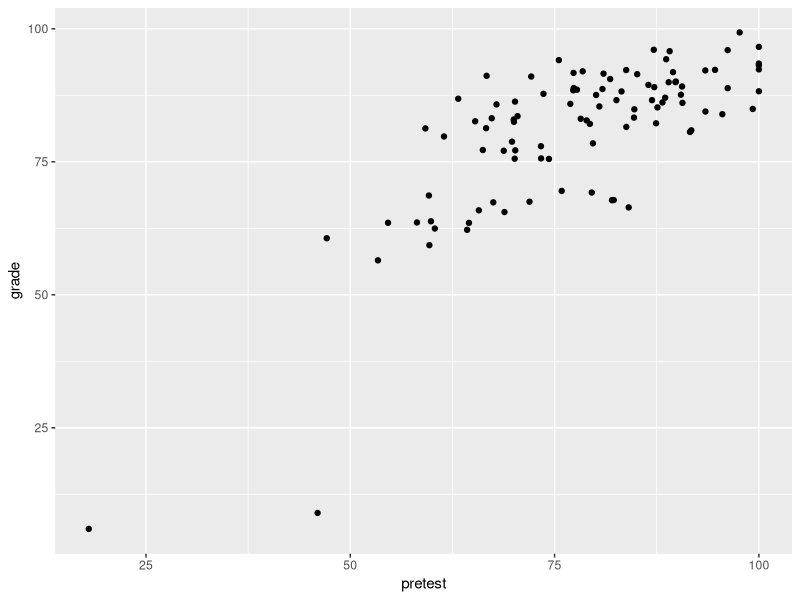
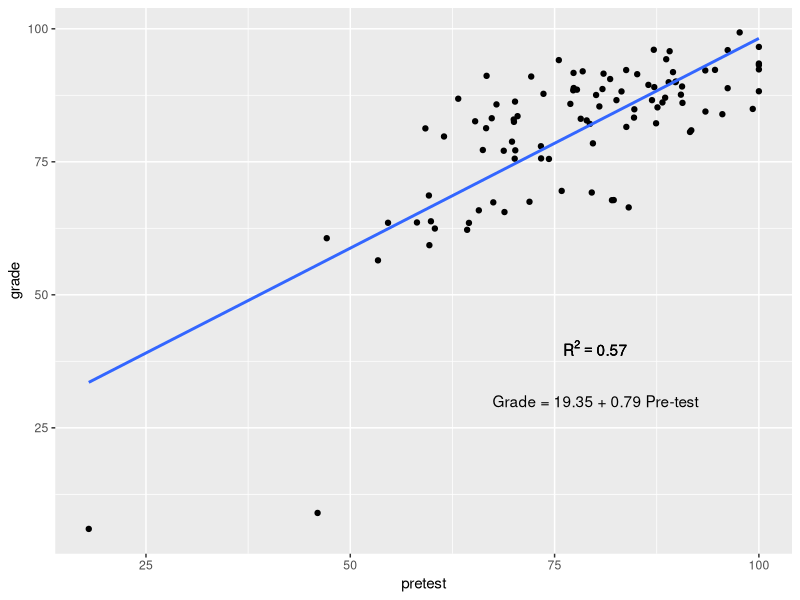
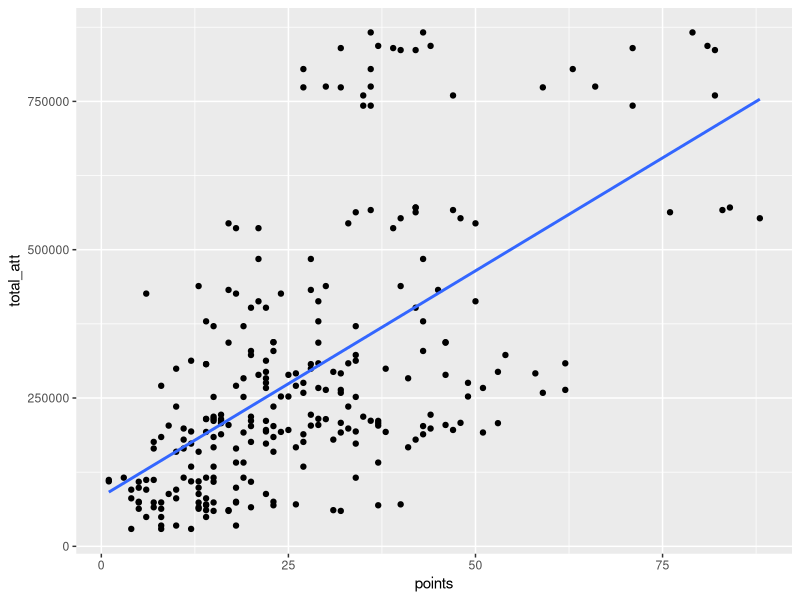
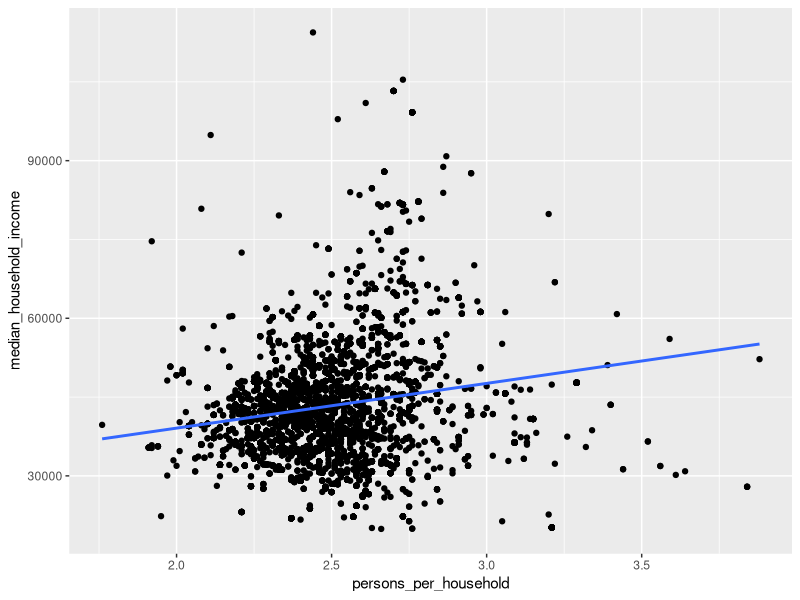

R code for these plots, in order:
###-----------------------------------------------------------------###
###-----------------------------------------------------------------###
###-----------------------------------------------------------------###
### INTRODUCTION TO REGRESSION: STUDENT CODE
### This code goes with the lesson that introduces students to
### regression. 
###
### The first half of the code helps you follow along with the 
### examples presented in class.
###
### The second half of the code prepares you for the in-class activity
###-----------------------------------------------------------------###
###-----------------------------------------------------------------###
###-----------------------------------------------------------------###

###---Install libraries if you don't have them
# install.packages("tidyverse"); install.packages("skimr")


###---Load libraries
library(tidyverse)
library(skimr)


###-----------------------------------------------------------------###
### In-class examples
###-----------------------------------------------------------------###

# read in data
grades <- read_csv("grades_2018.csv")

# check data
head(grades) # look at first 5 rows
sample_n(grades, 5) # look at random 5 rows
skim(grades)

###---Scatterplot
ggplot(grades) + 
  geom_point(aes(pretest, grade))

###---Correlation
cor(grades$pretest, grades$grade)

###---Regression line
lm(grade ~ pretest, grades)


###---ALL THREE AT ONCE
r <- round(cor(grades$pretest, grades$grade)^2, 2)
r2_text = bquote(R^2 == .(r))
lin_mod <- lm(grade ~ pretest, grades)
b0 <- coef(lin_mod)[1]
b1 <- coef(lin_mod)[2]
ggplot(grades) + 
  geom_point(aes(pretest, grade)) + 
  geom_smooth(aes(pretest, grade), 
              method = "lm", 
              se = FALSE) + 
  annotate("text", 
           x = 80, y = 40, 
           label = r2_text) +
  annotate("text", 
           x = 80, y = 30, 
           label = paste("Grade =", 
                         round(b0, 2), "+", 
                         round(b1, 2), "Pre-test"))




###-----------------------------------------------------------------###
### Activity: Football
###-----------------------------------------------------------------###

# read in data
fb <- read_csv("football.csv") %>%
  filter(league == "Eredivisie") %>% # get Dutch teams
  select(season, # select relevant columns
         team, 
         avg_att,
         total_att, 
         finish, 
         points, 
         goals_for, 
         goals_against, 
         goal_diff)

# check the data
skimr::skim(fb)
sample_n(fb, 10)


###--------------
###---Question 1: Interpret the following to describe the relationship between 
###               points scored in a season and total attendance

# Plot the data with a regression line
ggplot(fb) + 
  geom_point(aes(points, total_att)) + 
  geom_smooth(aes(points, total_att), 
              method = "lm", se = FALSE)

# Correlation
R <- cor(fb$points, fb$total_att)
R; R^2

# Regression
lm(total_att ~ points, fb)


###--------------
###---Question 2: Examine the relationship between total attendance and goals scored.
## YOUR CODE HERE


###--------------
###---Question 3: Examine the relationship between total attendance and goal differential.
## YOUR CODE HERE





###-----------------------------------------------------------------###
### Activity: Poverty & Education
###-----------------------------------------------------------------###


# read in data
dat <- read_csv("municipalities.csv") %>%
  select(fed_spending, # select the relevant columns
         hs_grad, 
         persons_per_household, 
         poverty, 
         median_household_income)

# quick check of the data
skimr::skim(dat)
sample_n(dat, 10)




###--------------
###---Question 1: Examine the relationship between average persons per household
###               and median household income.

# Plot the data with a regression line
ggplot(dat) + 
  geom_point(aes(persons_per_household, median_household_income)) + 
  geom_smooth(aes(persons_per_household, median_household_income), 
              method = "lm", se = FALSE)

# Correlation
R <- cor(dat$median_household_income, dat$persons_per_household)
R; R^2

# Regression
lm(median_household_income ~ persons_per_household, dat)




###--------------
###---Question 2: Examine the relationship between poverty and secondary school graduation.
## YOUR CODE HERE



###--------------
###---Question 3: Examine the relationship between median income and secondary school graduation.
## YOUR CODE HERE